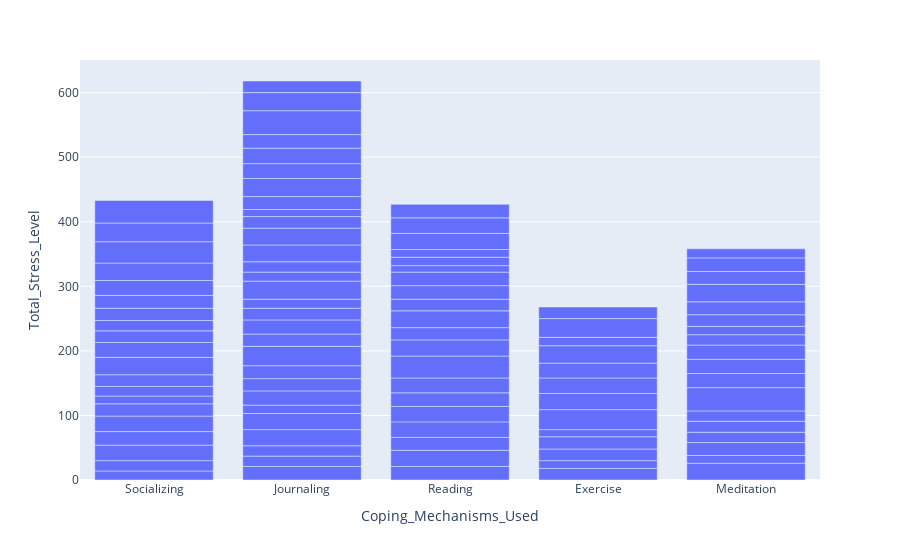

Here is the notebook cell this chart was saved with:
### Code cell
px.bar(DF,x='Coping_Mechanisms_Used',y='Total_Stress_Level')

### Figure 1 — Plotly figure (JSON) as saved in the notebook; plotly's stock layout.template omitted (floating-point values rounded to 4 significant figures)
{"data": [{"alignmentgroup": "True", "hovertemplate": "Coping_Mechanisms_Used=%{x}<br>Total_Stress_Level=%{y}<extra></extra>", "legendgroup": "", "marker": {"color": "#636efa", "pattern": {"shape": ""}}, "name": "", "offsetgroup": "", "orientation": "v", "showlegend": false, "textposition": "auto", "type": "bar", "x": ["Socializing", "Socializing", "Journaling", "Reading", "Socializing", "Reading", "Exercise", "Meditation", "Meditation", "Meditation", "Reading", "Meditation", "Reading", "Meditation", "Socializing", "Journaling", "Exercise", "Journaling", "Journaling", "Meditation", "Journaling", "Meditation", "Journaling", "Reading", "Socializing", "Exercise", "Reading", "Journaling", "Journaling", "Journaling", "Journaling", "Meditation", "Journaling", "Socializing", "Reading", "Journaling", "Exercise", "Exercise", "Journaling", "Meditation", "Exercise", "Exercise", "Reading", "Socializing", "Reading", "Socializing", "Meditation", "Meditation", "Reading", "Reading", "Meditation", "Socializing", "Meditation", "Exercise", "Socializing", "Socializing", "Journaling", "Meditation", "Meditation", "Journaling", "Reading", "Meditation", "Journaling", "Socializing", "Reading", "Meditation", "Journaling", "Journaling", "Reading", "Socializing", "Journaling", "Journaling", "Journaling", "Reading", "Socializing", "Journaling", "Exercise", "Socializing", "Reading", "Meditation", "Journaling", "Journaling", "Reading", "Socializing", "Reading", "Socializing", "Reading", "Exercise", "Journaling", "Journaling", "Reading", "Journaling", "Journaling", "Exercise", "Socializing", "Socializing", "Journaling", "Socializing", "Exercise", "Exercise"], "xaxis": "x", "y": [14, 16, 21, 21, 24, 25, 18, 26, 12, 20, 20, 16, 24, 17, 21, 16, 12, 16, 25, 16, 25, 36, 13, 24, 24, 18, 21, 22, 19, 20, 30, 22, 19, 19, 23, 22, 19, 11, 18, 22, 31, 25, 34, 12, 25, 15, 22, 16, 19, 26, 13, 18, 18, 24, 27, 23, 14, 20, 27, 28, 18, 20, 14, 18, 21, 21, 16, 26, 21, 16, 26, 18, 11, 10, 19, 20, 23, 20, 13, 14, 28, 23, 12, 23, 25, 27, 24, 27, 24, 21, 21, 37, 28, 13, 33, 29, 18, 35, 29, 18], "yaxis": "y"}], "layout": {"autosize": true, "barmode": "relative", "legend": {"tracegroupgap": 0}, "margin": {"t": 60}, "xaxis": {"anchor": "y", "autorange": true, "domain": [0, 1], "range": [-0.5, 4.5], "title": {"text": "Coping_Mechanisms_Used"}, "type": "category"}, "yaxis": {"anchor": "x", "autorange": true, "domain": [0, 1], "range": [0, 650.5], "title": {"text": "Total_Stress_Level"}, "type": "linear"}}}
